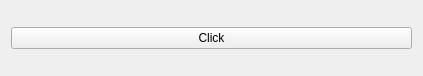
<?xml version="1.0" encoding="UTF-8"?>
<ui version="4.0">
 <class>Widget</class>
 <widget class="QWidget" name="Widget">
  <property name="geometry">
   <rect>
    <x>0</x>
    <y>0</y>
    <width>423</width>
    <height>76</height>
   </rect>
  </property>
  <property name="windowTitle">
   <string>Form</string>
  </property>
  <layout class="QVBoxLayout" name="verticalLayout">
   <item>
    <widget class="QPushButton" name="button">
     <property name="text">
      <string>Click</string>
     </property>
    </widget>
   </item>
  </layout>
 </widget>
 <resources/>
 <connections/>
</ui>
